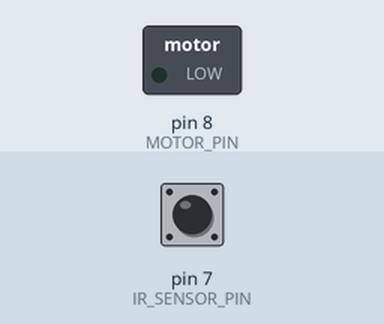
The sketch below on a simulated Arduino Uno, built with avr-gcc and run on an emulated ATmega328P. On the bench: switched loads named in the sketch (green lamp = pin HIGH). Inputs (shaded band) come from the test bench; at power-on: pin 7 (IR_SENSOR_PIN) LOW. What the sketch prints to the serial monitor is not drawn.

Above: at 1.2 s.
1.3 s: pin 7 (IR_SENSOR_PIN) driven HIGH
At 2.1 s:
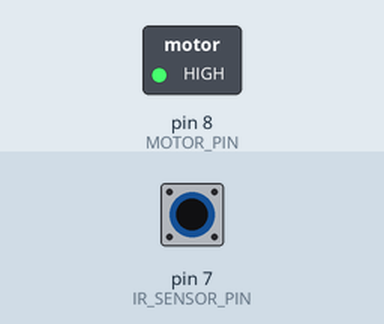
2.8 s: pin 7 (IR_SENSOR_PIN) driven LOW
At 4.9 s:
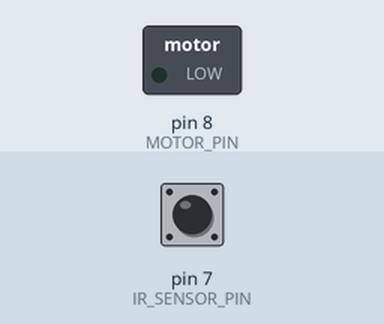
5.2 s: pin 7 (IR_SENSOR_PIN) pulsed HIGH 2 times (0.12 s each, 0.3 s apart)
At 6.3 s:
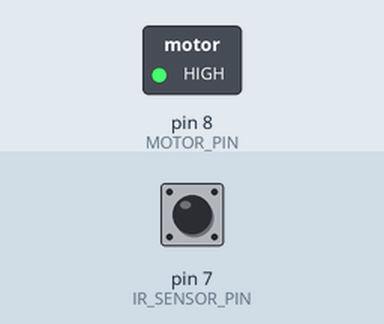
Timing chart, 0 to 8.2 s (numbered marks = the images above; inputs shaded):
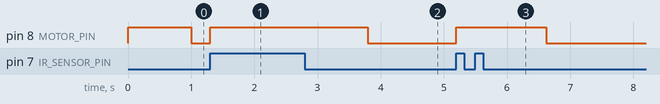

The sketch:

vibrate_motor.ino
```cpp
const int IR_SENSOR_PIN = 7;
const int MOTOR_PIN = 8;

// IR 센서: 물체 감지 시 LOW
const int IR_DETECTED_LEVEL = LOW;

// 현재 모터 제어 논리
const int MOTOR_STOP_LEVEL = HIGH;
const int MOTOR_RUN_LEVEL  = LOW;

// 연속 감지 후 모터를 시작할 시간
const unsigned long DETECT_TIME_MS = 1000;

unsigned long detectStartTime = 0;

bool detecting = false;
bool motorRunning = false;

void setMotor(bool run)
{
  // 상태가 실제로 변경될 때만 처리
  if (motorRunning == run)
  {
    return;
  }

  motorRunning = run;

  if (run)
  {
    digitalWrite(MOTOR_PIN, MOTOR_RUN_LEVEL);
    Serial.println("모터 구동 시작");
  }
  else
  {
    digitalWrite(MOTOR_PIN, MOTOR_STOP_LEVEL);
    Serial.println("모터 정지");
  }
}

void setup()
{
  Serial.begin(115200);

  pinMode(IR_SENSOR_PIN, INPUT);
  pinMode(MOTOR_PIN, OUTPUT);

  // 전원을 켰을 때 모터 정지
  digitalWrite(MOTOR_PIN, MOTOR_STOP_LEVEL);
  motorRunning = false;

  Serial.println("시스템 시작: IR 센서 감지 대기");
}

void loop()
{
  unsigned long currentTime = millis();

  bool detected =
    digitalRead(IR_SENSOR_PIN) == IR_DETECTED_LEVEL;

  if (detected)
  {
    // 최초 감지 시점 기록
    if (!detecting)
    {
      detecting = true;
      detectStartTime = currentTime;

      Serial.println("IR 감지 시작");
    }

    // 1초 동안 연속 감지되면 모터 구동
    if (!motorRunning &&
        currentTime - detectStartTime >= DETECT_TIME_MS)
    {
      setMotor(true);
    }
  }
  else
  {
    // 감지가 해제되면 즉시 모터 정지
    if (motorRunning)
    {
      Serial.println("IR 감지 해제");
      setMotor(false);
    }
    else if (detecting)
    {
      Serial.println("1초 전에 감지 해제");
    }

    // 감지 시간 초기화
    detecting = false;
    detectStartTime = 0;
  }
}
```

Measured:
- after the input at 1.3 s, pin 8 (MOTOR_PIN): LOW → HIGH at once
- after the input at 2.8 s, pin 8 (MOTOR_PIN): HIGH → LOW after 1.0 s
- after the input at 5.2 s, pin 8 (MOTOR_PIN): LOW → HIGH at once, → LOW 1.4 s later
